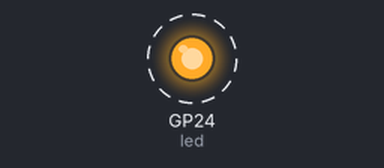
Bench run of a program on a simulated Raspberry Pi Pico running MicroPython. Parts: output pins drawn as LEDs (lit = HIGH). Dashed ring = blinking.

Above: at 0.5 s.
Timing chart, 0 to 4.6 s (numbered marks = the images above):
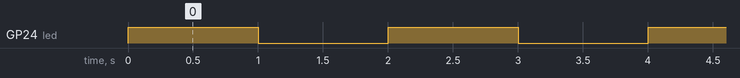

Measured:
- by itself, GP24 (led): alternates HIGH for 1.0 s and LOW for 1.0 s

The program:

blink.py
```python
from machine import Pin
from time import sleep

led = Pin(24, Pin.OUT)

while True:
    led.value(1)  # Turn the LED on
    sleep(1)      # Wait for 1 second
    led.value(0)  # Turn the LED off
    sleep(1)      # Wait for 1 second
```
